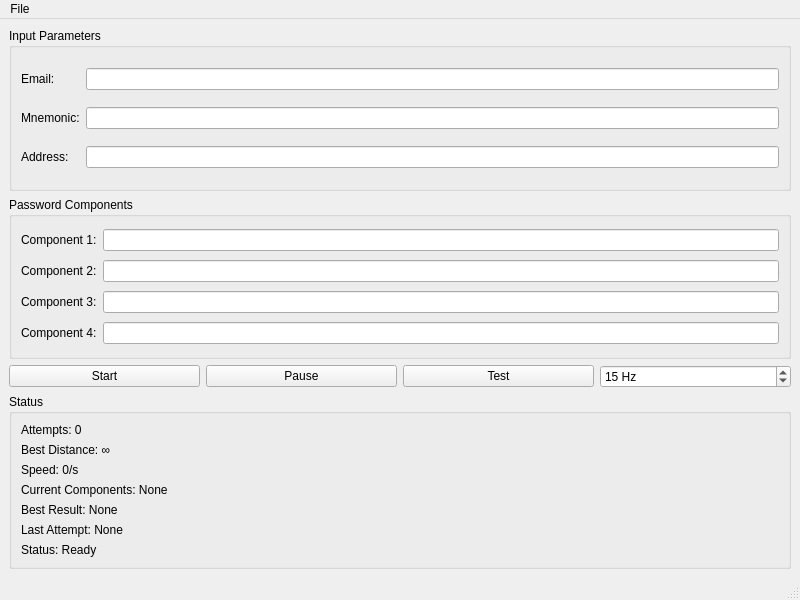
<?xml version="1.0" encoding="UTF-8"?>
<ui version="4.0">
 <class>PassRecoveryWindow</class>
 <widget class="QMainWindow" name="PassRecoveryWindow">
  <property name="geometry">
   <rect>
    <x>0</x>
    <y>0</y>
    <width>800</width>
    <height>600</height>
   </rect>
  </property>
  <property name="windowTitle">
   <string>Tezos Password Recovery</string>
  </property>
  <property name="windowIcon">
   <iconset>
    <normaloff>assets/tz_recovery.ico</normaloff>assets/tz_recovery.ico</iconset>
  </property>
  <widget class="QWidget" name="centralwidget">
   <layout class="QVBoxLayout" name="verticalLayout">
    <item>
     <widget class="QGroupBox" name="inputGroup">
      <property name="title">
       <string>Input Parameters</string>
      </property>
      <layout class="QGridLayout" name="gridLayout">
       <item row="0" column="0">
        <widget class="QLabel" name="emailLabel">
         <property name="text">
          <string>Email:</string>
         </property>
        </widget>
       </item>
       <item row="0" column="1">
        <widget class="QLineEdit" name="emailInput"/>
       </item>
       <item row="1" column="0">
        <widget class="QLabel" name="mnemonicLabel">
         <property name="text">
          <string>Mnemonic:</string>
         </property>
        </widget>
       </item>
       <item row="1" column="1">
        <widget class="QLineEdit" name="mnemonicInput"/>
       </item>
       <item row="2" column="0">
        <widget class="QLabel" name="addressLabel">
         <property name="text">
          <string>Address:</string>
         </property>
        </widget>
       </item>
       <item row="2" column="1">
        <widget class="QLineEdit" name="addressInput"/>
       </item>
      </layout>
     </widget>
    </item>
    <item>
     <widget class="QGroupBox" name="componentsGroup">
      <property name="title">
       <string>Password Components</string>
      </property>
      <layout class="QGridLayout" name="gridLayout_2">
       <item row="0" column="0">
        <widget class="QLabel" name="comp1Label">
         <property name="text">
          <string>Component 1:</string>
         </property>
        </widget>
       </item>
       <item row="0" column="1">
        <widget class="QLineEdit" name="comp1Input"/>
       </item>
       <item row="1" column="0">
        <widget class="QLabel" name="comp2Label">
         <property name="text">
          <string>Component 2:</string>
         </property>
        </widget>
       </item>
       <item row="1" column="1">
        <widget class="QLineEdit" name="comp2Input"/>
       </item>
       <item row="2" column="0">
        <widget class="QLabel" name="comp3Label">
         <property name="text">
          <string>Component 3:</string>
         </property>
        </widget>
       </item>
       <item row="2" column="1">
        <widget class="QLineEdit" name="comp3Input"/>
       </item>
       <item row="3" column="0">
        <widget class="QLabel" name="comp4Label">
         <property name="text">
          <string>Component 4:</string>
         </property>
        </widget>
       </item>
       <item row="3" column="1">
        <widget class="QLineEdit" name="comp4Input"/>
       </item>
      </layout>
     </widget>
    </item>
    <item>
     <layout class="QHBoxLayout" name="buttonLayout">
      <item>
       <widget class="QPushButton" name="startButton">
        <property name="text">
         <string>Start</string>
        </property>
       </widget>
      </item>
      <item>
       <widget class="QPushButton" name="pauseButton">
        <property name="text">
         <string>Pause</string>
        </property>
       </widget>
      </item>
      <item>
       <widget class="QPushButton" name="testButton">
        <property name="text">
         <string>Test</string>
        </property>
       </widget>
      </item>
      <item>
       <widget class="QSpinBox" name="updateFrequencySpinBox">
        <property name="minimum">
         <number>1</number>
        </property>
        <property name="maximum">
         <number>60</number>
        </property>
        <property name="value">
         <number>15</number>
        </property>
        <property name="suffix">
         <string> Hz</string>
        </property>
       </widget>
      </item>
     </layout>
    </item>
    <item>
     <widget class="QGroupBox" name="statusGroup">
      <property name="title">
       <string>Status</string>
      </property>
      <layout class="QVBoxLayout" name="verticalLayout_2">
       <item>
        <widget class="QLabel" name="attemptsLabel">
         <property name="text">
          <string>Attempts: 0</string>
         </property>
        </widget>
       </item>
       <item>
        <widget class="QLabel" name="distanceLabel">
         <property name="text">
          <string>Best Distance: ∞</string>
         </property>
        </widget>
       </item>
       <item>
        <widget class="QLabel" name="speedLabel">
         <property name="text">
          <string>Speed: 0/s</string>
         </property>
        </widget>
       </item>
       <item>
        <widget class="QLabel" name="currentCompLabel">
         <property name="text">
          <string>Current Components: None</string>
         </property>
        </widget>
       </item>
       <item>
        <widget class="QLabel" name="bestResultLabel">
         <property name="text">
          <string>Best Result: None</string>
         </property>
        </widget>
       </item>
       <item>
        <widget class="QLabel" name="lastAttemptLabel">
         <property name="text">
          <string>Last Attempt: None</string>
         </property>
        </widget>
       </item>
       <item>
        <widget class="QLabel" name="statusLabel">
         <property name="text">
          <string>Status: Ready</string>
         </property>
        </widget>
       </item>
      </layout>
     </widget>
    </item>
   </layout>
  </widget>
  <widget class="QMenuBar" name="menubar">
   <property name="geometry">
    <rect>
     <x>0</x>
     <y>0</y>
     <width>800</width>
     <height>21</height>
    </rect>
   </property>
   <widget class="QMenu" name="menuFile">
    <property name="title">
     <string>File</string>
    </property>
    <addaction name="actionNewSession"/>
    <addaction name="actionLoadSession"/>
    <addaction name="actionSaveSession"/>
    <addaction name="separator"/>
    <addaction name="actionExit"/>
   </widget>
   <addaction name="menuFile"/>
  </widget>
  <widget class="QStatusBar" name="statusbar"/>
  <action name="actionNewSession">
   <property name="text">
    <string>New Session</string>
   </property>
  </action>
  <action name="actionLoadSession">
   <property name="text">
    <string>Load Session</string>
   </property>
  </action>
  <action name="actionSaveSession">
   <property name="text">
    <string>Save Session</string>
   </property>
  </action>
  <action name="actionExit">
   <property name="text">
    <string>Exit</string>
   </property>
  </action>
 </widget>
 <resources/>
 <connections/>
</ui> 
